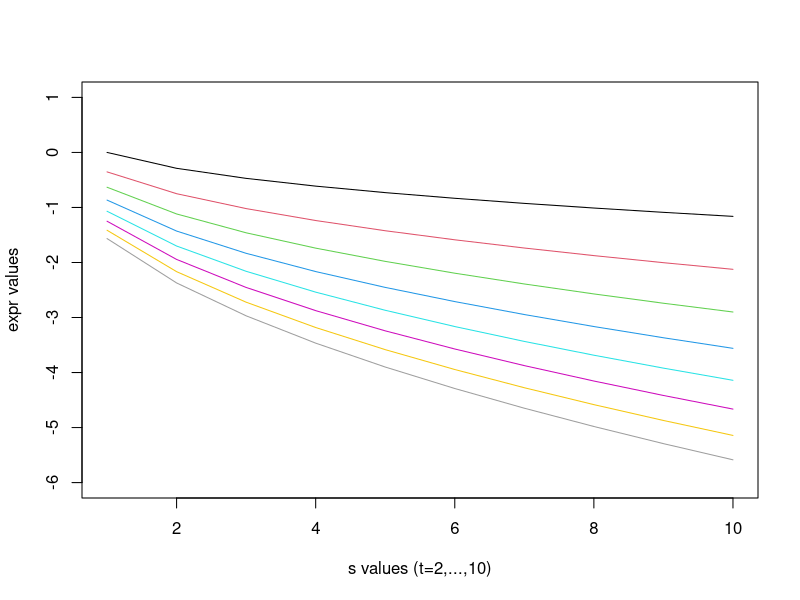

The R source for this figure:
xvals <- seq(from=1,to=10,by=1)
yvalsone2 <- c(0.5,0.353553390593274,0.288675134594813,0.25,0.223606797749979,0.204124145231932,0.188982236504614,0.176776695296637,0.166666666666667,0.158113883008419)
yvalsone3 <- c(0,-0.288675134594813,-0.471404520791032,-0.612372435695794,-0.730296743340221,-0.833333333333333,-0.925820099772551,-1.01036297108184,-1.08866210790363,-1.16189500386222)
yvalsone4 <- c(-0.353553390593274,-0.75,-1.02062072615966,-1.23743686707646,-1.42302494707577,-1.58771324027147,-1.73719807243076,-1.875,-2.00346921336188,-2.1242645786248)
yvalsone5 <- c(-0.632455532033676,-1.11803398874989,-1.46059348668044,-1.73925271309261,-1.97989898732233,-2.19469056285087,-2.39045721866879,-2.57147817412476,-2.7406406388126,-2.9)
yvalsone6 <- c(-0.866025403784439,-1.42886901662352,-1.83333333333333,-2.1650635094611,-2.45288945259803,-2.71057599454843,-2.9459415181859,-3.16392425109494,-3.36787657027282,-3.56019662378358)
yvalsone7 <- c(-1.0690449676497,-1.70084012854152,-2.16024689946929,-2.53898179816803,-2.86854866240254,-3.16415940842189,-3.43451865147752,-3.68515361183997,-3.91983154804889,-4.14125584816973)
yvalsone8 <- c(-1.25,-1.94454364826301,-2.45373864405591,-2.875,-3.2422985673747,-3.5721725415588,-3.87413584834458,-4.15425233947097,-4.41666666666667,-4.66435954874836)
yvalsone9 <- c(-1.41421356237309,-2.16666666666667,-2.72165526975909,-3.18198051533946,-3.58391468152416,-3.94522683946244,-4.27617987059879,-4.58333333333333,-4.87118004817399,-5.14295634824952)
yvalsone10 <- c(-1.56524758424985,-2.37170824512628,-2.96928723209235,-3.46590536512467,-3.9,-4.2904933671238,-4.64834840100684,-4.9805873147652,-5.2920275467495,-5.58614357137373)
plot(xvals,yvalsone10,xlab="s values (t=2,...,10)",ylab="expr values",type="n",xlim=c(1,10),ylim=c(-6,1))
lines(xvals,yvalsone2,type="l",col="0")
lines(xvals,yvalsone3,type="l",col="1")
lines(xvals,yvalsone4,type="l",col="2")
lines(xvals,yvalsone5,type="l",col="3")
lines(xvals,yvalsone6,type="l",col="4")
lines(xvals,yvalsone7,type="l",col="5")
lines(xvals,yvalsone8,type="l",col="6")
lines(xvals,yvalsone9,type="l",col="7")
lines(xvals,yvalsone10,type="l",col="8")
dev.print(device=pdf, "doubleyous.pdf", onefile=FALSE)
